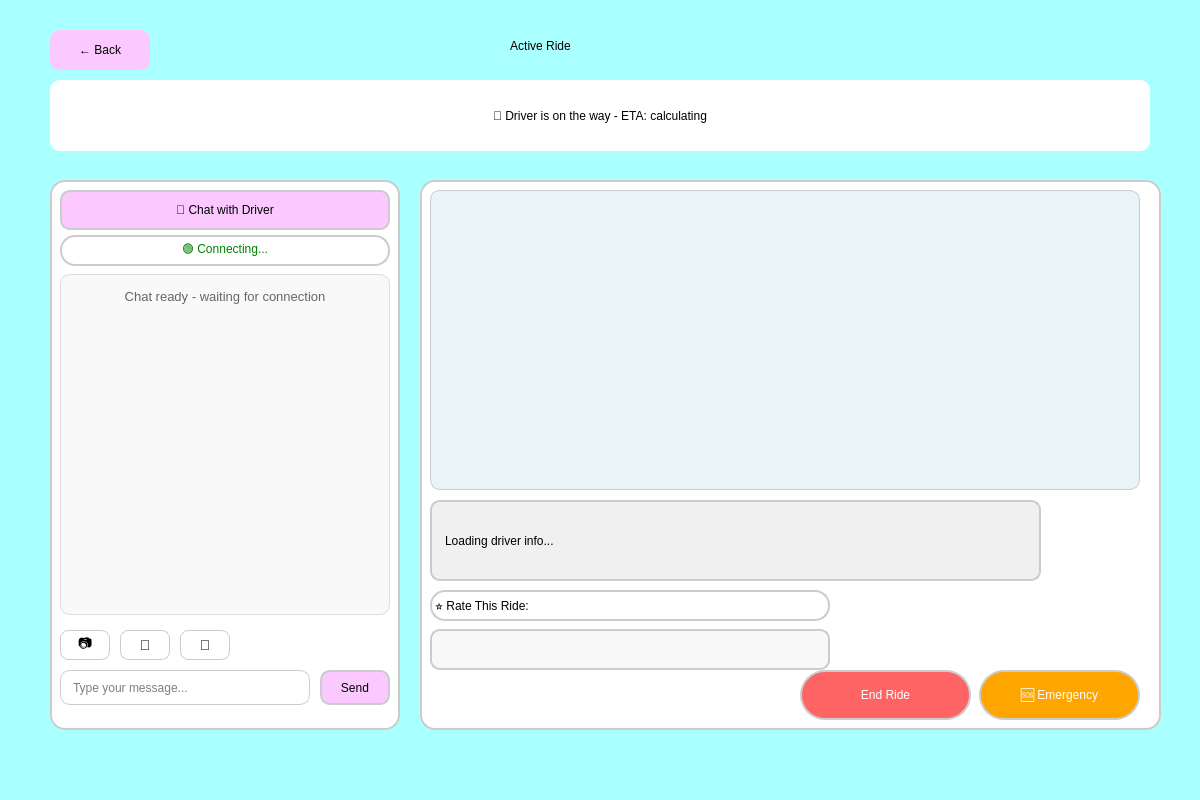
<?xml version="1.0" encoding="UTF-8"?>
<ui version="4.0">
 <class>Dialog</class>
 <widget class="QDialog" name="Dialog">
  <property name="geometry">
   <rect>
    <x>0</x>
    <y>0</y>
    <width>1200</width>
    <height>800</height>
   </rect>
  </property>
  <property name="windowTitle">
   <string>AUBus - Active Ride</string>
  </property>
  <property name="styleSheet">
   <string notr="true">background-color: rgb(170, 255, 255);</string>
  </property>
  <widget class="QLabel" name="headerLabel">
   <property name="geometry">
    <rect>
     <x>290</x>
     <y>20</y>
     <width>501</width>
     <height>51</height>
    </rect>
   </property>
   <property name="styleSheet">
    <string notr="true">font: 63 24pt &quot;Sitka Heading Semibold&quot;; color: black;</string>
   </property>
   <property name="text">
    <string>Active Ride</string>
   </property>
   <property name="alignment">
    <set>Qt::AlignCenter</set>
   </property>
  </widget>
  <widget class="QLabel" name="statusLabel">
   <property name="geometry">
    <rect>
     <x>50</x>
     <y>80</y>
     <width>1100</width>
     <height>71</height>
    </rect>
   </property>
   <property name="styleSheet">
    <string notr="true">
     font: 63 16pt &quot;Sitka Heading Semibold&quot;;
     background-color: white;
     border-radius: 10px;
     padding: 10px;
     color: black;
    </string>
   </property>
   <property name="text">
    <string>🚗 Driver is on the way - ETA: calculating</string>
   </property>
   <property name="alignment">
    <set>Qt::AlignCenter</set>
   </property>
  </widget>
  <widget class="QWidget" name="chatContainer" native="true">
   <property name="geometry">
    <rect>
     <x>50</x>
     <y>180</y>
     <width>350</width>
     <height>550</height>
    </rect>
   </property>
   <property name="styleSheet">
    <string notr="true">
     background-color: white;
     border-radius: 15px;
     border: 2px solid #cccccc;
    </string>
   </property>
   <widget class="QLabel" name="chatHeader">
    <property name="geometry">
     <rect>
      <x>10</x>
      <y>10</y>
      <width>330</width>
      <height>40</height>
     </rect>
    </property>
    <property name="styleSheet">
     <string notr="true">
      font: 63 10pt &quot;Sitka Heading Semibold&quot;;
      color: black;
      background-color: rgb(251, 201, 255);
      border-radius: 10px;
      padding: 5px;
     </string>
    </property>
    <property name="text">
     <string>💬 Chat with Driver</string>
    </property>
    <property name="alignment">
     <set>Qt::AlignCenter</set>
    </property>
   </widget>
   <widget class="QLabel" name="onlineStatus">
    <property name="geometry">
     <rect>
      <x>10</x>
      <y>55</y>
      <width>330</width>
      <height>31</height>
     </rect>
    </property>
    <property name="styleSheet">
     <string notr="true">
      font: 8pt &quot;MS Shell Dlg 2&quot;;
      color: green;
      padding: 5px;
     </string>
    </property>
    <property name="text">
     <string>🟢 Connecting...</string>
    </property>
    <property name="alignment">
     <set>Qt::AlignCenter</set>
    </property>
   </widget>
   <widget class="QTextEdit" name="messageDisplay">
    <property name="geometry">
     <rect>
      <x>10</x>
      <y>94</y>
      <width>330</width>
      <height>341</height>
     </rect>
    </property>
    <property name="styleSheet">
     <string notr="true">
      background-color: #f9f9f9;
      border: 1px solid #dddddd;
      border-radius: 10px;
      padding: 10px;
      font: 10pt &quot;MS Shell Dlg 2&quot;;
     </string>
    </property>
    <property name="readOnly">
     <bool>true</bool>
    </property>
    <property name="html">
     <string>&lt;!DOCTYPE HTML PUBLIC &quot;-//W3C//DTD HTML 4.0//EN&quot; &quot;http://www.w3.org/TR/REC-html40/strict.dtd&quot;&gt;
&lt;html&gt;&lt;head&gt;&lt;meta name=&quot;qrichtext&quot; content=&quot;1&quot; /&gt;&lt;style type=&quot;text/css&quot;&gt;
p, li { white-space: pre-wrap; }
&lt;/style&gt;&lt;/head&gt;&lt;body style=&quot; font-family:'MS Shell Dlg 2'; font-size:10pt; font-weight:400; font-style:normal;&quot;&gt;
&lt;p align=&quot;center&quot; style=&quot; margin-top:10px; margin-bottom:10px; margin-left:10px; margin-right:10px; -qt-block-indent:0; text-indent:0px;&quot;&gt;&lt;span style=&quot; color:#666666;&quot;&gt;Chat ready - waiting for connection&lt;/span&gt;&lt;/p&gt;&lt;/body&gt;&lt;/html&gt;</string>
    </property>
   </widget>
   <widget class="QPushButton" name="photoButton">
    <property name="geometry">
     <rect>
      <x>10</x>
      <y>450</y>
      <width>50</width>
      <height>30</height>
     </rect>
    </property>
    <property name="toolTip">
     <string>Send Photo</string>
    </property>
    <property name="styleSheet">
     <string notr="true">
      background-color: white;
      border: 1px solid #cccccc;
      border-radius: 8px;
      font-size: 14px;
     </string>
    </property>
    <property name="text">
     <string>📷</string>
    </property>
   </widget>
   <widget class="QPushButton" name="voiceButton">
    <property name="geometry">
     <rect>
      <x>70</x>
      <y>450</y>
      <width>50</width>
      <height>30</height>
     </rect>
    </property>
    <property name="toolTip">
     <string>Voice Message</string>
    </property>
    <property name="styleSheet">
     <string notr="true">
      background-color: white;
      border: 1px solid #cccccc;
      border-radius: 8px;
      font-size: 14px;
     </string>
    </property>
    <property name="text">
     <string>🎤</string>
    </property>
   </widget>
   <widget class="QPushButton" name="locationButton">
    <property name="geometry">
     <rect>
      <x>130</x>
      <y>450</y>
      <width>50</width>
      <height>30</height>
     </rect>
    </property>
    <property name="toolTip">
     <string>Share Location</string>
    </property>
    <property name="styleSheet">
     <string notr="true">
      background-color: white;
      border: 1px solid #cccccc;
      border-radius: 8px;
      font-size: 14px;
     </string>
    </property>
    <property name="text">
     <string>📍</string>
    </property>
   </widget>
   <widget class="QLineEdit" name="messageInput">
    <property name="geometry">
     <rect>
      <x>10</x>
      <y>490</y>
      <width>250</width>
      <height>35</height>
     </rect>
    </property>
    <property name="styleSheet">
     <string notr="true">
      background-color: white;
      border: 1px solid #cccccc;
      border-radius: 10px;
      padding: 5px 10px;
      font: 10pt &quot;MS Shell Dlg 2&quot;;
     </string>
    </property>
    <property name="placeholderText">
     <string>Type your message...</string>
    </property>
   </widget>
   <widget class="QPushButton" name="sendButton">
    <property name="geometry">
     <rect>
      <x>270</x>
      <y>490</y>
      <width>70</width>
      <height>35</height>
     </rect>
    </property>
    <property name="styleSheet">
     <string notr="true">
      background-color: rgb(251, 201, 255);
      border-radius: 10px;
      font: 63 10pt &quot;Sitka Heading Semibold&quot;;
     </string>
    </property>
    <property name="text">
     <string>Send</string>
    </property>
   </widget>
  </widget>
  <widget class="QWidget" name="mapContainer" native="true">
   <property name="geometry">
    <rect>
     <x>420</x>
     <y>180</y>
     <width>741</width>
     <height>550</height>
    </rect>
   </property>
   <property name="styleSheet">
    <string notr="true">
     background-color: white;
     border-radius: 15px;
     border: 2px solid #cccccc;
    </string>
   </property>
   <widget class="QWidget" name="mapWidgetContainer" native="true">
    <property name="geometry">
     <rect>
      <x>10</x>
      <y>10</y>
      <width>710</width>
      <height>300</height>
     </rect>
    </property>
    <property name="styleSheet">
     <string notr="true">
      background-color: #e8f4f8;
      border-radius: 10px;
      border: 1px solid #cccccc;
     </string>
    </property>
    <layout class="QVBoxLayout" name="mapLayout">
     <property name="spacing">
      <number>0</number>
     </property>
     <property name="leftMargin">
      <number>0</number>
     </property>
     <property name="topMargin">
      <number>0</number>
     </property>
     <property name="rightMargin">
      <number>0</number>
     </property>
     <property name="bottomMargin">
      <number>0</number>
     </property>
    </layout>
   </widget>
   <widget class="QLabel" name="rideInfo">
    <property name="geometry">
     <rect>
      <x>10</x>
      <y>320</y>
      <width>611</width>
      <height>81</height>
     </rect>
    </property>
    <property name="styleSheet">
     <string notr="true">
      font: 63 7pt &quot;Sitka Heading Semibold&quot;;
      color: black;
      background-color: #f0f0f0;
      border-radius: 10px;
      padding: 10px;
     </string>
    </property>
    <property name="text">
     <string>Loading driver info...</string>
    </property>
   </widget>
   <widget class="QLabel" name="ratingLabel">
    <property name="geometry">
     <rect>
      <x>10</x>
      <y>410</y>
      <width>400</width>
      <height>31</height>
     </rect>
    </property>
    <property name="styleSheet">
     <string notr="true">
      font: 63 10pt &quot;Sitka Heading Semibold&quot;;
      color: black;
     </string>
    </property>
    <property name="text">
     <string>⭐ Rate This Ride:</string>
    </property>
   </widget>
   <widget class="QWidget" name="starRatingWidget" native="true">
    <property name="geometry">
     <rect>
      <x>10</x>
      <y>449</y>
      <width>400</width>
      <height>41</height>
     </rect>
    </property>
    <property name="styleSheet">
     <string notr="true">
      background-color: #f8f8f8;
      border-radius: 10px;
      padding: 10px;
     </string>
    </property>
   </widget>
   <widget class="QPushButton" name="endRideButton">
    <property name="geometry">
     <rect>
      <x>380</x>
      <y>490</y>
      <width>171</width>
      <height>50</height>
     </rect>
    </property>
    <property name="styleSheet">
     <string notr="true">
      background-color: rgb(255, 100, 100);
      border-radius: 25px;
      font: 63 12pt &quot;Sitka Heading Semibold&quot;;
      color: white;
     </string>
    </property>
    <property name="text">
     <string>End Ride</string>
    </property>
   </widget>
   <widget class="QPushButton" name="emergencyButton">
    <property name="geometry">
     <rect>
      <x>559</x>
      <y>490</y>
      <width>161</width>
      <height>50</height>
     </rect>
    </property>
    <property name="styleSheet">
     <string notr="true">
      background-color: rgb(255, 165, 0);
      border-radius: 25px;
      font: 63 12pt &quot;Sitka Heading Semibold&quot;;
      color: white;
     </string>
    </property>
    <property name="text">
     <string>🆘 Emergency</string>
    </property>
   </widget>
  </widget>
  <widget class="QPushButton" name="backButton">
   <property name="geometry">
    <rect>
     <x>50</x>
     <y>30</y>
     <width>100</width>
     <height>40</height>
    </rect>
   </property>
   <property name="styleSheet">
    <string notr="true">
     background-color: rgb(251, 201, 255);
     border-radius: 10px;
     font: 63 10pt &quot;Sitka Heading Semibold&quot;;
    </string>
   </property>
   <property name="text">
    <string>← Back</string>
   </property>
  </widget>
 </widget>
 <resources/>
 <connections/>
</ui>
